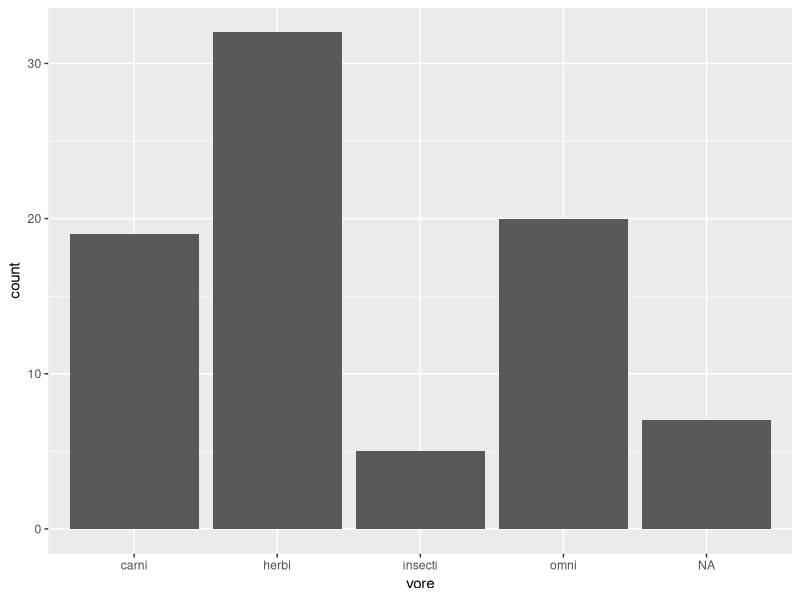
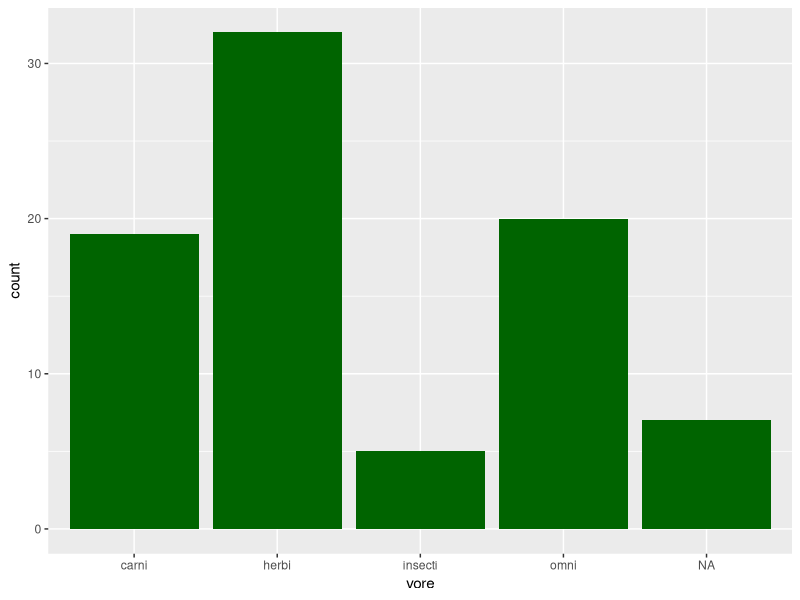
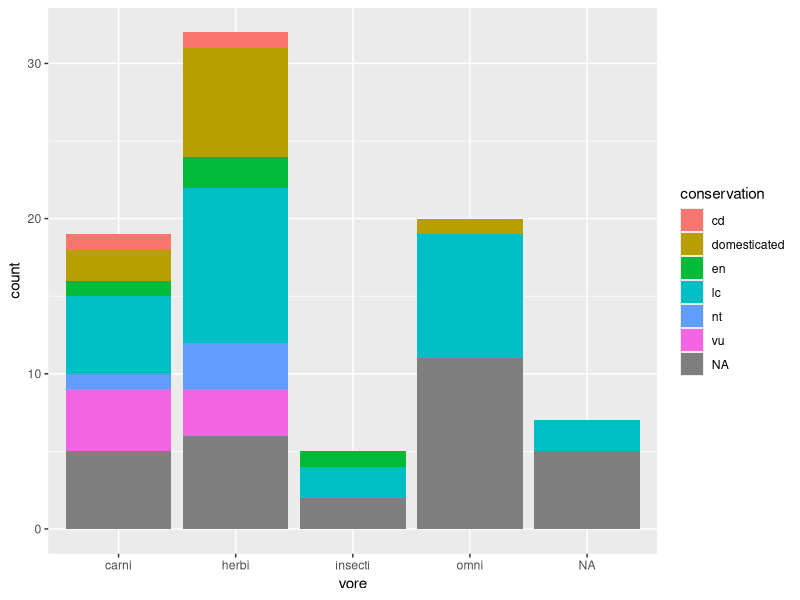
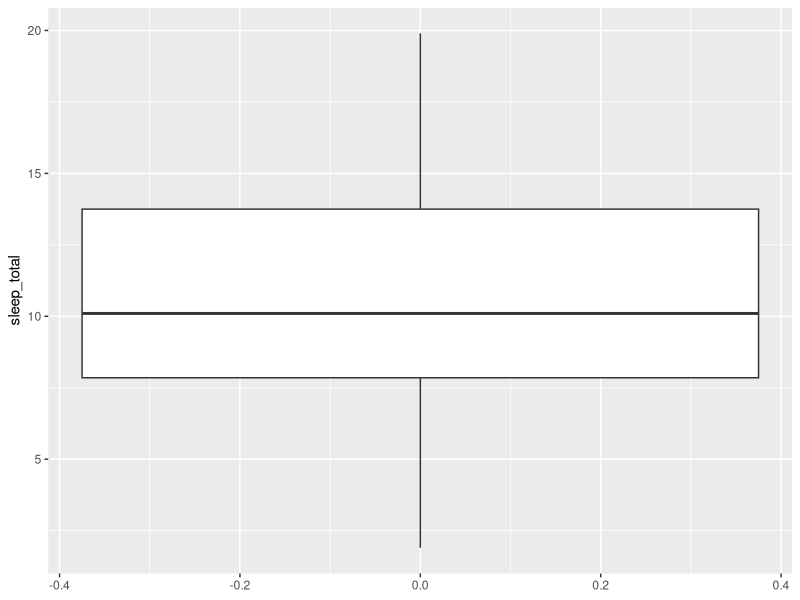
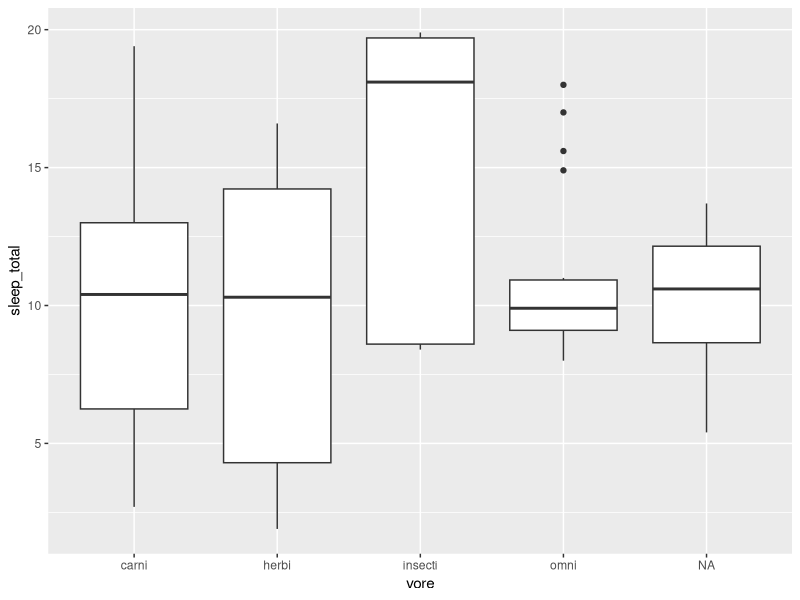
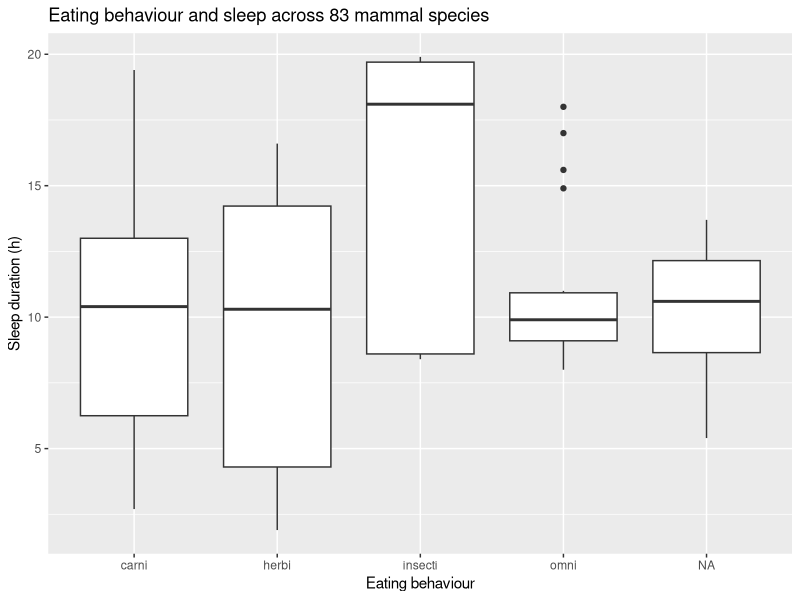
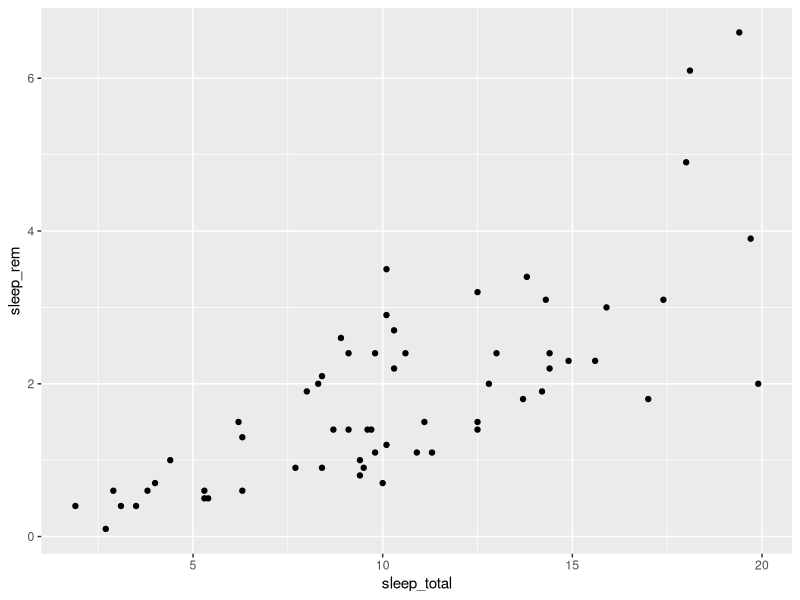
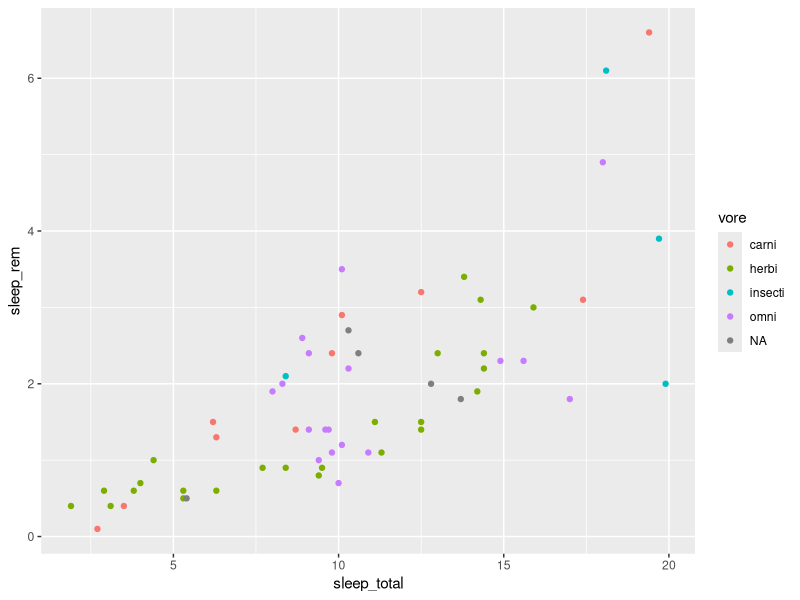

These figures' R source, in order:
## ---- chunk 1
teeth <- datasets::ToothGrowth

# Your code here



## ---- chunk 2

## ---- chunk 3
install.packages("ggplot2")
## ---- chunk 4
library(ggplot2)
## ---- chunk 5
# Import data
msleep <- ggplot2::msleep

# Preview of dataset
msleep

# RStudio Viewer
View(msleep)

# Structure
str(msleep)

# More information
help(msleep)
## ---- chunk 6
# You start with the dataset and variable to plot
ggplot(msleep, aes(x = vore)) +
  # You then add the type of graph
  geom_bar()
## ---- chunk 7
# ggplot(msleep, aes(x = Vore)
#   geom_bar()
## ---- chunk 8

## ---- chunk 9
ggplot(msleep, aes(x = vore)) +
  geom_bar(fill = "darkgreen")
## ---- chunk 10
ggplot(msleep, aes(x = vore, fill = conservation)) +
  geom_bar()
## ---- chunk 11

## ---- chunk 12
ggplot(msleep, aes(y = sleep_total)) +
  geom_boxplot()
## ---- chunk 13
ggplot(msleep, aes(x = vore, y = sleep_total)) +
  geom_boxplot()
## ---- chunk 14
ggplot(msleep, aes(x = vore, y = sleep_total)) +
  geom_boxplot() +
  labs(title = "Eating behaviour and sleep across 83 mammal species",
       x = "Eating behaviour",
       y = "Sleep duration (h)")
## ---- chunk 15
# Dataframe and variables

# Graph type

# Labels

## ---- chunk 16
ggplot(msleep, aes(x = sleep_total, y = sleep_rem)) +
  geom_point()
## ---- chunk 17

## ---- chunk 18
ggplot(msleep, aes(x = sleep_total, y = sleep_rem)) +
  geom_point(aes(colour = vore))
## ---- chunk 19

## ---- chunk 20
ggplot(msleep, aes(x = sleep_total, y = sleep_rem)) +
  geom_smooth(method = "lm", colour = "darkgrey", linetype = "dashed") +
  geom_point(aes(shape = vore, colour = conservation)) +
  coord_cartesian(xlim = c(0, 20)) +
  labs(title = "Relationship between total and REM sleep duration",
       subtitle = "Among 83 mammal species",
       x = "Daily hours of sleep",
       y = "Daily hours of REM sleep",
       colour = "Conservation\nstatus",
       shape = "Eating behaviour",
       caption = "Data: Savage & West 2007, 'A quantitative, theoretical framework for understanding mammalian sleep'"
       ) +
  theme_bw() +
  scale_colour_brewer(palette  = "Dark2")
## ---- chunk 21
ggsave("REM_mammals_scatterplot.png")
## ---- chunk 22

## ---- chunk 23
# Exercise 2
ggplot(msleep, aes(x = vore)) +
   geom_bar()

# Exercise 3
ggplot(msleep, aes(x = conservation)) +
   geom_bar()

# Exercise 4
ggplot(msleep, aes(x = conservation, fill = vore)) +
  geom_bar() 
